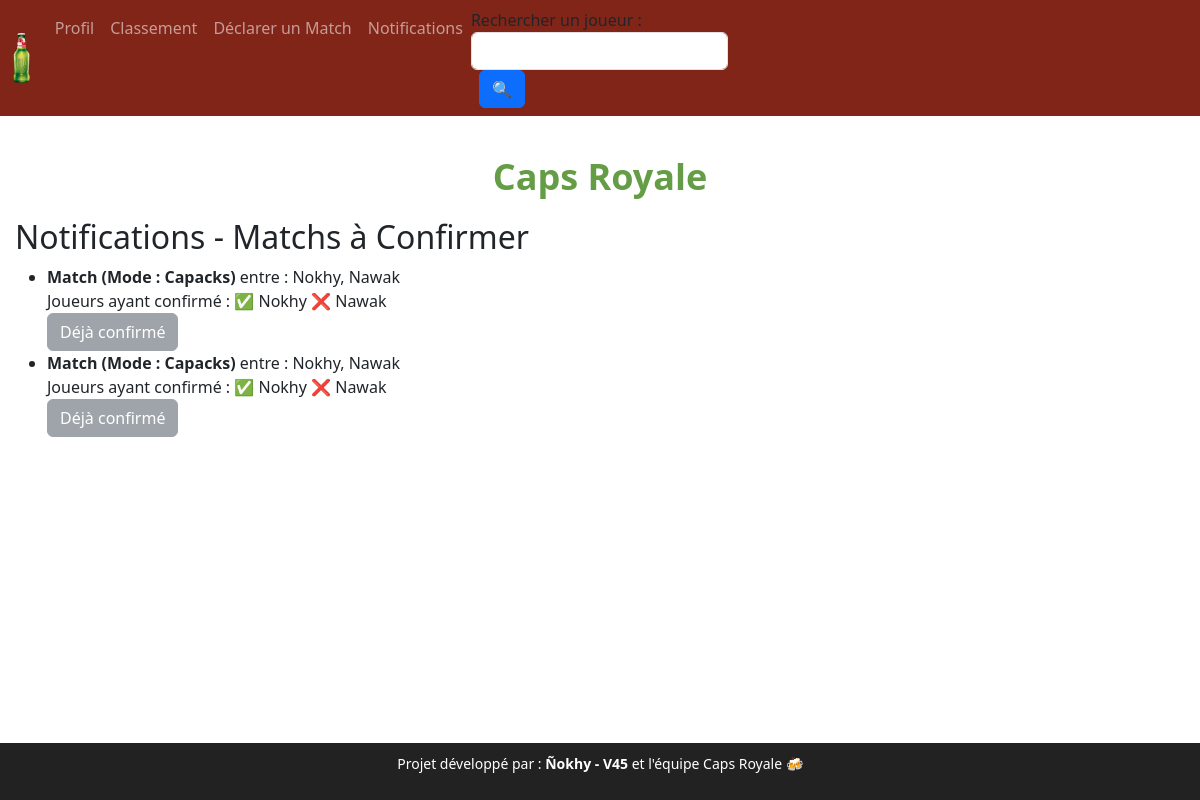
/notifications (signed in), run on the app's committed database.
### models.py (models this page shows)
class Match(db.Model):
    id = db.Column(db.Integer, primary_key=True)
    player1_id = db.Column(db.Integer, db.ForeignKey('user.id'), nullable=False)
    player2_id = db.Column(db.Integer, db.ForeignKey('user.id'))
    player3_id = db.Column(db.Integer, db.ForeignKey('user.id'))
    player4_id = db.Column(db.Integer, db.ForeignKey('user.id'))
    player5_id = db.Column(db.Integer, db.ForeignKey('user.id'))
    player6_id = db.Column(db.Integer, db.ForeignKey('user.id'))
    winning_team = db.Column(db.String(10), nullable=False)
    mode = db.Column(db.String(20), nullable=False)
    confirmed = db.Column(db.Boolean, default=False)
    confirmed_players = db.Column(db.Text, default="")
    date = db.Column(db.DateTime, default=lambda: datetime.now(timezone.utc))  # ✅ Corrigé

class User(db.Model):
    id = db.Column(db.Integer, primary_key=True)
    username = db.Column(db.String(80), unique=True, nullable=False)
    password = db.Column(db.String(120), nullable=False)
    floor = db.Column(db.String(10), nullable=False)
    year = db.Column(db.String(10), nullable=False)
    elo = db.Column(db.Integer, default=400)

### routes.py (the view)
    @app.route("/notifications")
    def notifications():
        print("🔥 Route /notifications appelée !")
        if "user_id" not in session:
            return redirect("/login")
        user = User.query.get(session["user_id"])
        pending_matches = Match.query.filter(
            ((Match.player1_id == user.id) | (Match.player2_id == user.id) |
            (Match.player3_id == user.id) | (Match.player4_id == user.id) |
            (Match.player5_id == user.id) | (Match.player6_id == user.id)),
            Match.confirmed == False  # 🔥 On filtre les matchs non confirmés uniquement
        ).all()
        print(f"DEBUG - Notifications pour {user.username} : {len(pending_matches)} match(s) en attente.")
        matches_info = []
        for match in pending_matches:
            players = [
                User.query.get(match.player1_id),
                User.query.get(match.player2_id),
                User.query.get(match.player3_id) if match.player3_id else None,
                User.query.get(match.player4_id) if match.player4_id else None,
                User.query.get(match.player5_id) if match.player5_id else None,
                User.query.get(match.player6_id) if match.player6_id else None
            ]
            matches_info.append({
                "match": match,
                "players": [p for p in players if p]  # 🔥 Filtrer les joueurs valides
            })
        matches_info.reverse()
        return render_template("notifications.html", matches=matches_info, user=user)  # ✅ On passe 'user'

### templates/notifications.html
{% extends "base.html" %}
{% block content %}
<h2>Notifications - Matchs à Confirmer</h2>
{% if matches %}
    <ul>
        {% for match_info in matches %}
        <li>
            <strong>Match (Mode : {{ match_info.match.mode }})</strong> entre :
            {% for player in match_info.players %}
                {{ player.username }}{% if not loop.last %}, {% endif %}
            {% endfor %}
            <br>
            Joueurs ayant confirmé :
            {% set confirmed_players = match_info.match.confirmed_players.split(",") %}
            {% for player in match_info.players %}
                {% if player.id|string in confirmed_players %}
                    ✅ {{ player.username }}
                {% else %}
                    ❌ {{ player.username }}
                {% endif %}
            {% endfor %}
            <br>
            {% if match_info.match.confirmed %}
                <button class="btn btn-secondary" disabled>Match Confirmé</button>
            {% elif user.id|string in confirmed_players %}
                <button class="btn btn-secondary" disabled>Déjà confirmé</button>
            {% else %}
                <a href="/confirm_match/{{ match_info.match.id }}" class="btn btn-success">Confirmer</a>
            {% endif %}
        </li>
        {% endfor %}
    </ul>
{% else %}
    <p>Aucun match en attente.</p>
{% endif %}
{% endblock %}

### static/styles.css (style rules this page uses)
body { font-size: 16px; padding-bottom: 80px; }

### data on the page
Match: match.mode "Capacks"
User: username "Nokhy"
User: username "Nawak"
Match: match.mode "Capacks"
